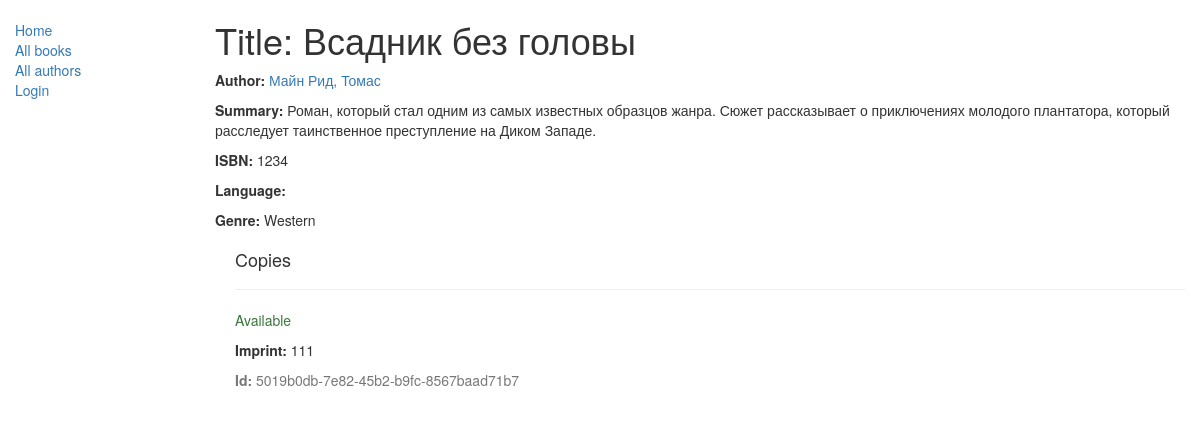
/catalog/book/1, run on the app's committed database.
### catalog/models.py (models this page shows, shortened)
class Book(models.Model):
    title = models.CharField(max_length=200)
    author = models.ForeignKey('Author', on_delete=models.SET_NULL, null=True)
    summary = models.TextField(max_length=1000, help_text="Enter a brief description of the book")
    isbn = models.CharField('ISBN',max_length=13, help_text='13 Character <a href="https://www.isbn-international.org/content/what-isbn">ISBN number</a>')
    genre = models.ManyToManyField(Genre, help_text="Select a genre for this book")
    def display_genre(self):
        """
        Creates a string for the Genre. This is required to display genre in Admin.
        """
        return ', '.join([genre.name for genre in self.genre.all()[:3]])
    display_genre.short_description = 'Genre'

class Author(models.Model):
    first_name = models.CharField(max_length=100)
    last_name = models.CharField(max_length=100)
    date_of_birth = models.DateField(null=True, blank=True)
    date_of_death = models.DateField('died', null=True, blank=True)
    def __str__(self):
        return '%s, %s' % (self.last_name, self.first_name)

class Genre(models.Model):
    name = models.CharField(max_length=200, help_text="Enter a book genre (e.g. Science Fiction, French Poetry etc.)")
    def __str__(self):
        return self.name

class BookInstance(models.Model):
    id = models.UUIDField(primary_key=True, default=uuid.uuid4, help_text="Unique ID for this particular book across whole library")
    book = models.ForeignKey('Book', on_delete=models.SET_NULL, null=True)
    imprint = models.CharField(max_length=200)
    due_back = models.DateField(null=True, blank=True)
    borrower = models.ForeignKey(User, on_delete=models.SET_NULL, null=True, blank=True)
    LOAN_STATUS = (
        ('m', 'Maintenance'),
        ('o', 'On loan'),
        ('a', 'Available'),
        ('r', 'Reserved'),
    )
    status = models.CharField(max_length=1, choices=LOAN_STATUS, blank=True, default='m', help_text='Book availability')
    class Meta:
        ordering = ["due_back"]
        permissions = (("can_mark_returned", "Set book as returned"),)

### catalog/views.py (the view)
# urls.py: re_path(r'^book/(?P<pk>\d+)$', views.BookDetailView.as_view(), name='book-detail'),
class BookDetailView(generic.DetailView):
    model = Book

### catalog/templates/catalog/book_detail.html (shortened to what this page needs)
{% extends "base_generic.html" %}
{% block content %}
  <h1>Title: {{ book.title }}</h1>
  <p><strong>Author:</strong> <a href="{% url 'author-detail' book.author.pk %}">{{ book.author }}</a></p>
  <p><strong>Summary:</strong> {{ book.summary }}</p>
  <p><strong>ISBN:</strong> {{ book.isbn }}</p>
  <p><strong>Language:</strong> {{ book.language }}</p>
  <p><strong>Genre:</strong> {% for genre in book.genre.all %} {{ genre }}{% if not forloop.last %}, {% endif %}{% endfor %}</p>
  <div style="margin-left:20px;margin-top:20px">
    <h4>Copies</h4>
    {% for copy in book.bookinstance_set.all %}
    <hr>
    <p class="{% if copy.status == 'a' %}text-success{% elif copy.status == 'd' %}text-danger{% else %}text-warning{% endif %}">{{ copy.get_status_display }}</p>
    <p><strong>Imprint:</strong> {{copy.imprint}}</p>
    <p class="text-muted"><strong>Id:</strong> {{copy.id}}</p>
    {% endfor %}
  </div>
{% endblock %}

### data on the page
Book: title "Всадник без головы", author "Майн Рид, Томас", summary "Роман, который стал одним из самых известных образцов жанра. Сюжет рассказывает о приключениях молодого плантатора, который расследует таинственное преступление на Диком Западе.", isbn "1234"
Genre: name "Western"
BookInstance: status "Available", imprint "111", id "5019b0db-7e82-45b2-b9fc-8567baad71b7"
